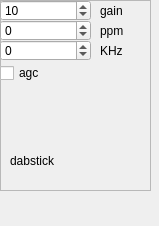
<?xml version="1.0" encoding="UTF-8"?>
<ui version="4.0">
 <class>dabstickWidget</class>
 <widget class="QWidget" name="dabstickWidget">
  <property name="geometry">
   <rect>
    <x>0</x>
    <y>0</y>
    <width>159</width>
    <height>226</height>
   </rect>
  </property>
  <property name="windowTitle">
   <string>Form</string>
  </property>
  <widget class="QFrame" name="contents">
   <property name="geometry">
    <rect>
     <x>0</x>
     <y>0</y>
     <width>151</width>
     <height>191</height>
    </rect>
   </property>
   <property name="frameShape">
    <enum>QFrame::StyledPanel</enum>
   </property>
   <property name="frameShadow">
    <enum>QFrame::Raised</enum>
   </property>
   <widget class="QLabel" name="label">
    <property name="geometry">
     <rect>
      <x>10</x>
      <y>150</y>
      <width>101</width>
      <height>21</height>
     </rect>
    </property>
    <property name="text">
     <string>dabstick</string>
    </property>
   </widget>
   <widget class="QSpinBox" name="externalGain">
    <property name="geometry">
     <rect>
      <x>0</x>
      <y>0</y>
      <width>91</width>
      <height>21</height>
     </rect>
    </property>
    <property name="maximum">
     <number>103</number>
    </property>
    <property name="value">
     <number>10</number>
    </property>
   </widget>
   <widget class="QSpinBox" name="f_correction">
    <property name="geometry">
     <rect>
      <x>0</x>
      <y>20</y>
      <width>91</width>
      <height>21</height>
     </rect>
    </property>
    <property name="minimum">
     <number>-100</number>
    </property>
    <property name="maximum">
     <number>100</number>
    </property>
   </widget>
   <widget class="QSpinBox" name="KhzOffset">
    <property name="geometry">
     <rect>
      <x>0</x>
      <y>40</y>
      <width>91</width>
      <height>21</height>
     </rect>
    </property>
    <property name="minimum">
     <number>-100</number>
    </property>
    <property name="maximum">
     <number>100</number>
    </property>
   </widget>
   <widget class="QLabel" name="label_3">
    <property name="geometry">
     <rect>
      <x>100</x>
      <y>40</y>
      <width>41</width>
      <height>21</height>
     </rect>
    </property>
    <property name="text">
     <string>KHz</string>
    </property>
   </widget>
   <widget class="QLabel" name="label_4">
    <property name="geometry">
     <rect>
      <x>100</x>
      <y>20</y>
      <width>51</width>
      <height>21</height>
     </rect>
    </property>
    <property name="text">
     <string>ppm</string>
    </property>
   </widget>
   <widget class="QLabel" name="label_5">
    <property name="geometry">
     <rect>
      <x>100</x>
      <y>0</y>
      <width>41</width>
      <height>21</height>
     </rect>
    </property>
    <property name="text">
     <string>gain</string>
    </property>
   </widget>
   <widget class="QCheckBox" name="checkAgc">
    <property name="geometry">
     <rect>
      <x>0</x>
      <y>60</y>
      <width>51</width>
      <height>26</height>
     </rect>
    </property>
    <property name="text">
     <string>agc</string>
    </property>
    <property name="checked">
     <bool>false</bool>
    </property>
   </widget>
  </widget>
 </widget>
 <resources/>
 <connections/>
</ui>
